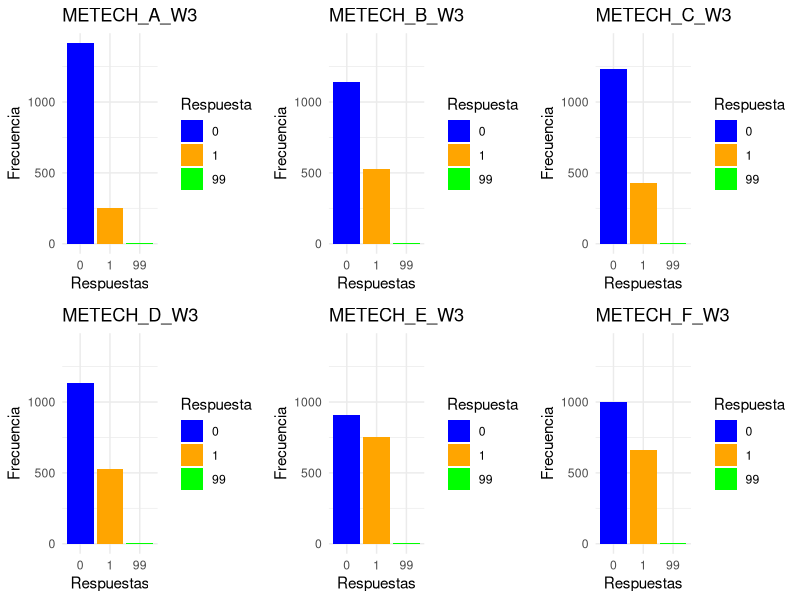

The R source for this figure:
# -----------------------------------------------------------------------------
# ATP W3
# -----------------------------------------------------------------------------

library(haven)

ATP_W3 <- read_sav("B - Surveys Data/Datos A. Trends Panel/American-Trends-Panel-Wave-3-May-5-May-27/W3_May14/ATP W3.sav") # Leer el archivo como tibble
ATP_W3_df <- as.data.frame(ATP_W3)        # Convertir a data frame (opcional si prefieres este formato)

# Extract labels
labels <- sapply(ATP_W3_df, function(x) attr(x, "label"))
labels[is.na(labels)] <- ""

# Convert the entire dataframe to character type
ATP_W3_df <- data.frame(lapply(ATP_W3_df, as.character), stringsAsFactors = FALSE)

# Add the labels as the first row
ATP_W3_df_2 <- rbind(labels, ATP_W3_df)

# Optionally, reset row names to avoid confusion
rownames(ATP_W3_df_2) <- NULL

# Write
write.csv(ATP_W3_df_2, file = "B - Surveys Data/Datos A. Trends Panel/ATP_W3.csv", row.names = FALSE)

# Exploración Variables -------------------------------------------------------

ATP_W3_df <- as.data.frame(ATP_W3)
labels <- sapply(ATP_W3_df , function(x) attr(x, "label"))

# Edad
labels[["F_AGECAT_TYPOLOGY"]]
ATP_W3_df$F_AGECAT_TYPOLOGY

# Educación
labels[["F_EDUCCAT_TYPOLOGY"]]
ATP_W3_df$F_EDUCCAT_TYPOLOGY

# Race
labels[["F_RACETHN_TYPOLOGY"]]
ATP_W3_df$F_RACETHN_TYPOLOGY

# Sex
labels[["F_SEX_FINAL"]]
ATP_W3_df$F_SEX_FINAL

# Religion
labels[["F_RELIG_TYPOLOGY"]]
ATP_W3_df$F_RELIG_TYPOLOGY

# Ver las primeras filas del data frame
head(ATP_W3)
head(ATP_W3_df)

# Calcular frecuencias y graficar las columnas seleccionadas
library(ggplot2)
library(gridExtra)

# Lista de columnas a graficar
columnas <- c("METECH_A_W3", "METECH_B_W3", "METECH_C_W3", 
              "METECH_D_W3", "METECH_E_W3", "METECH_F_W3")

# Calcular frecuencias para cada columna
frecuencias <- lapply(columnas, function(col) {
  table(factor(ATP_W3_df[[col]], levels = c(0, 1, 99)))
})

# Encontrar el valor máximo entre todas las frecuencias
max_y <- max(sapply(frecuencias, max))

# Crear los gráficos individuales
graficos <- lapply(1:length(columnas), function(i) {
  col <- columnas[i]
  frec <- as.data.frame(frecuencias[[i]])
  colnames(frec) <- c("Respuesta", "Frecuencia")
  
  ggplot(frec, aes(x = Respuesta, y = Frecuencia, fill = Respuesta)) +
    geom_bar(stat = "identity") +
    scale_fill_manual(values = c("blue", "orange", "green")) +
    labs(title = col, x = "Respuestas", y = "Frecuencia") +
    ylim(0, max_y) +
    theme_minimal()
})

# Organizar los gráficos en un layout de 2 filas y 3 columnas
grid.arrange(grobs = graficos, nrow = 2)

############

delta_q = 1/6

# Descripciones de cada columna. 'early - st'
descripciones <- c(
  1 * delta_q, #"Usually try new products before others do",
  6 * delta_q, #"Prefer my tried and trusted brands",
  3 * delta_q, #"Like being able to tell others about new brands and products I have tried",
  2 * delta_q, #"Like the variety of trying new products",
  5 * delta_q, #"Feel more comfortable using familiar brands and products",
  4 * delta_q #"Wait until I hear about others’ experiences before I try new products"
)

# Crear un data frame para almacenar los resultados
resultados <- data.frame(
  Columna = columnas,
  Descripcion = descripciones,
  Total_Respuestas_0_1 = numeric(length(columnas)),
  Porcentaje_Respuestas_1 = numeric(length(columnas))
)

# Calcular los valores para cada columna
for (i in seq_along(columnas)) {
  col <- columnas[i]
  
  # Frecuencias de la columna
  frec <- table(factor(ATP_W3_df[[col]], levels = c(0, 1, 99)))
  
  # Sumar respuestas 0 y 1
  total_0_1 <- sum(frec[c("0", "1")])
  
  # Porcentaje de respuestas 1 con respecto al total de respuestas (0 + 1)
  porcentaje_1 <- (frec["1"] / total_0_1) * 100
  
  # Guardar resultados en el data frame
  resultados$Total_Respuestas_0_1[i] <- total_0_1
  resultados$Porcentaje_Respuestas_1[i] <- porcentaje_1
}

# Mostrar los resultados
print(resultados)

# Calcular la suma total de respuestas 1 en todas las columnas
suma_respuestas_1 <- sum(ATP_W3_df[columnas] == 1, na.rm = TRUE)

# Mostrar el resultado
print(suma_respuestas_1)


# -----------------------------------------------------------------------------
# ATP W4
# -----------------------------------------------------------------------------

library(haven)

ATP_W4 <- read_sav("B - Surveys Data/Datos A. Trends Panel/American-Trends-Panel-Wave-4-May-30-Jun-30/W4_Jun14/ATP W4.sav") # Leer el archivo como tibble
ATP_W4_df <- as.data.frame(ATP_W4)

# Extract labels
labels <- sapply(ATP_W4_df, function(x) attr(x, "label"))
labels[is.na(labels)] <- ""

# Convert the entire dataframe to character type
ATP_W4_df <- data.frame(lapply(ATP_W4_df, as.character), stringsAsFactors = FALSE)

# Add the labels as the first row
ATP_W4_df_2 <- rbind(labels, ATP_W4_df)

# Optionally, reset row names to avoid confusion
rownames(ATP_W4_df_2) <- NULL

# Write
write.csv(ATP_W4_df_2, file = "B - Surveys Data/Datos A. Trends Panel/ATP_W4.csv", row.names = FALSE)

# Exploración Variables -------------------------------------------------------

ATP_W4_df <- as.data.frame(ATP_W3)
labels <- sapply(ATP_W4_df , function(x) attr(x, "label"))

# Edad
labels[["F_AGECAT_TYPOLOGY"]]
ATP_W4_df$F_AGECAT_TYPOLOGY

# Educación
labels[["F_EDUCCAT_TYPOLOGY"]]
ATP_W4_df$F_EDUCCAT_TYPOLOGY

# Race
labels[["F_RACETHN_TYPOLOGY"]]
ATP_W4_df$F_RACETHN_TYPOLOGY

# Sex
labels[["F_SEX_FINAL"]]
ATP_W4_df$F_SEX_FINAL

# Religion
labels[["F_RELIG_TYPOLOGY"]]
ATP_W4_df$F_RELIG_TYPOLOGY

# Ver las primeras filas del data frame
head(ATP_W4)
head(ATP_W4_df)

